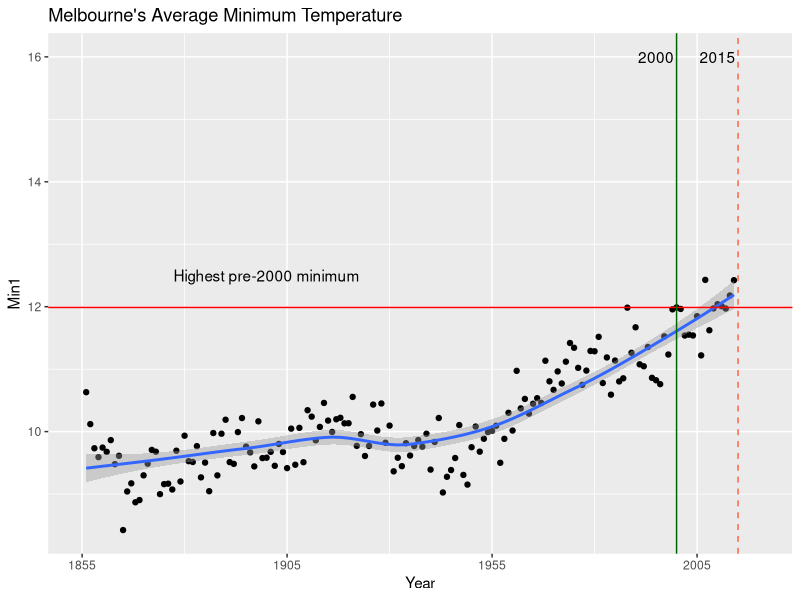

Recreate this plot in R.
data1<-read.csv("data/melbourne.csv", header = TRUE)
#data1<-read.csv("melbourne.csv", header = TRUE)
#aggregate(data$Max_Temp ~ data$Month, FUN = mean)
#aggregate(cbind(data$Month, data$Max_Temp) ~ data$Year, FUN = mean)

#mth = number, c(vector) or range x:y
mth <- 1:12
#mth <- c(12,1,2)
par(mfcol = c(1,1))

newdata1 <- data1[data1$Month %in% mth,]
aggdata1 <- aggregate(newdata1$Min ~ newdata1$Year, data = newdata1, mean, na.rm=TRUE)
newnames1 <- c("Year1", "Min1")
colnames(aggdata1) <- newnames1

# For months (159 = 2013)
#aggdata1 <- aggdata1[2:160,]

# For Years
aggdata1 <- aggdata1[2:160,]

# Min Temp pre 2000
mt <- max(aggdata1$Min1[2:146])

library(ggplot2)
#ggplot(aggdata1, aes(Year1,Min1)) + geom_point() + geom_smooth() + ylim(5,15)
ggplot(aggdata1, aes(Year1,Min1)) + 
  geom_point() + 
  geom_smooth() + 
  geom_hline(yintercept = mt, color="red") +
  geom_vline(xintercept = 2015, color="tomato1", linetype = "dashed") +
  geom_vline(xintercept = 2000, color="darkgreen", linetype = "solid") +
  ggtitle("Melbourne's Average Minimum Temperature") + 
  annotate("text", label = "Highest pre-2000 minimum", x = 1900, y = 12.5) + 
  annotate("text", label = "2015", x = 2010, y = 16) + 
  annotate("text", label = "2000", x = 1995, y = 16) + 
  scale_x_continuous("Year",limits=c(1855,2020), breaks=seq(1855,2020, 50)) 
  #scale_y_continuous("Average Temperature, ?C",limits=c(5,17), breaks=seq(5,17,2))

